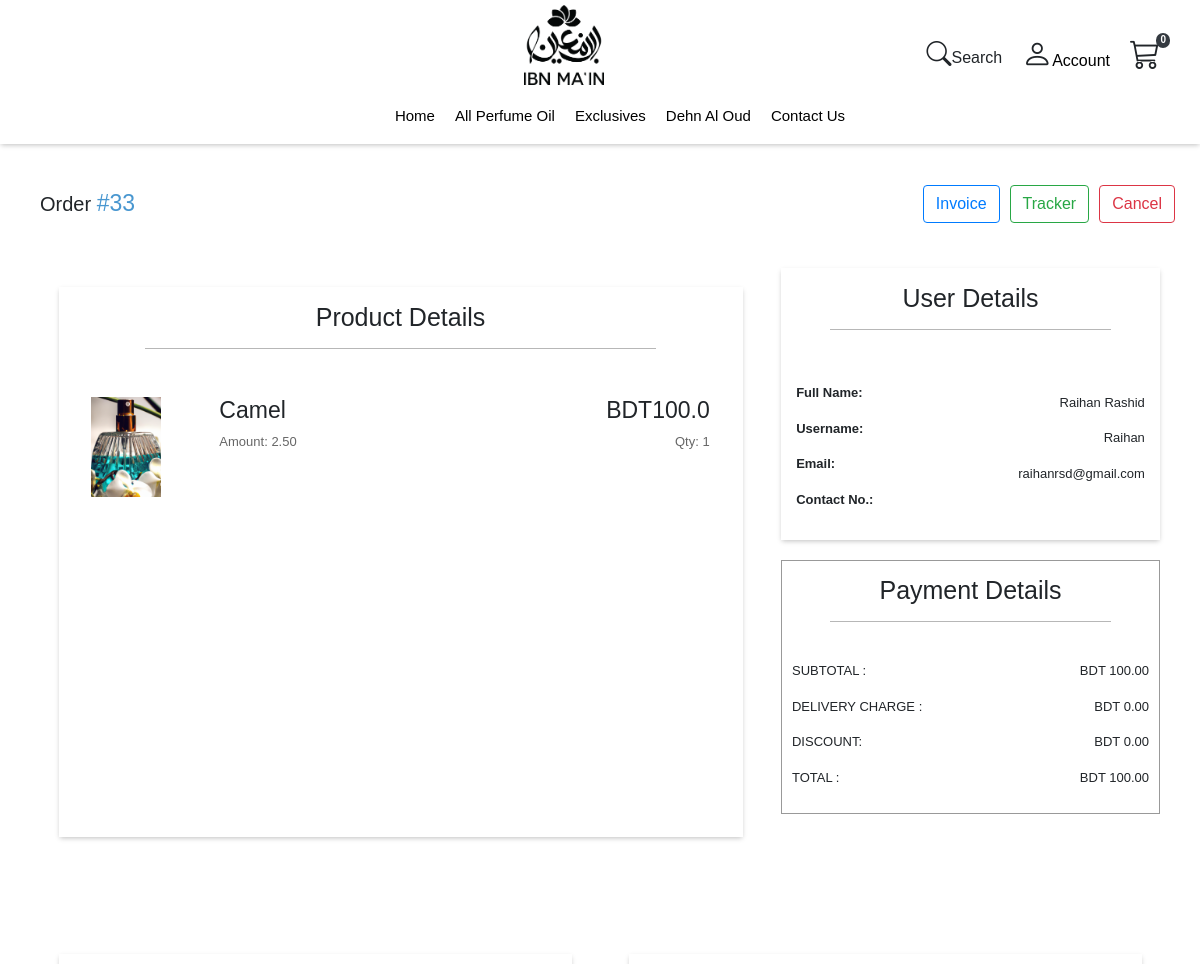
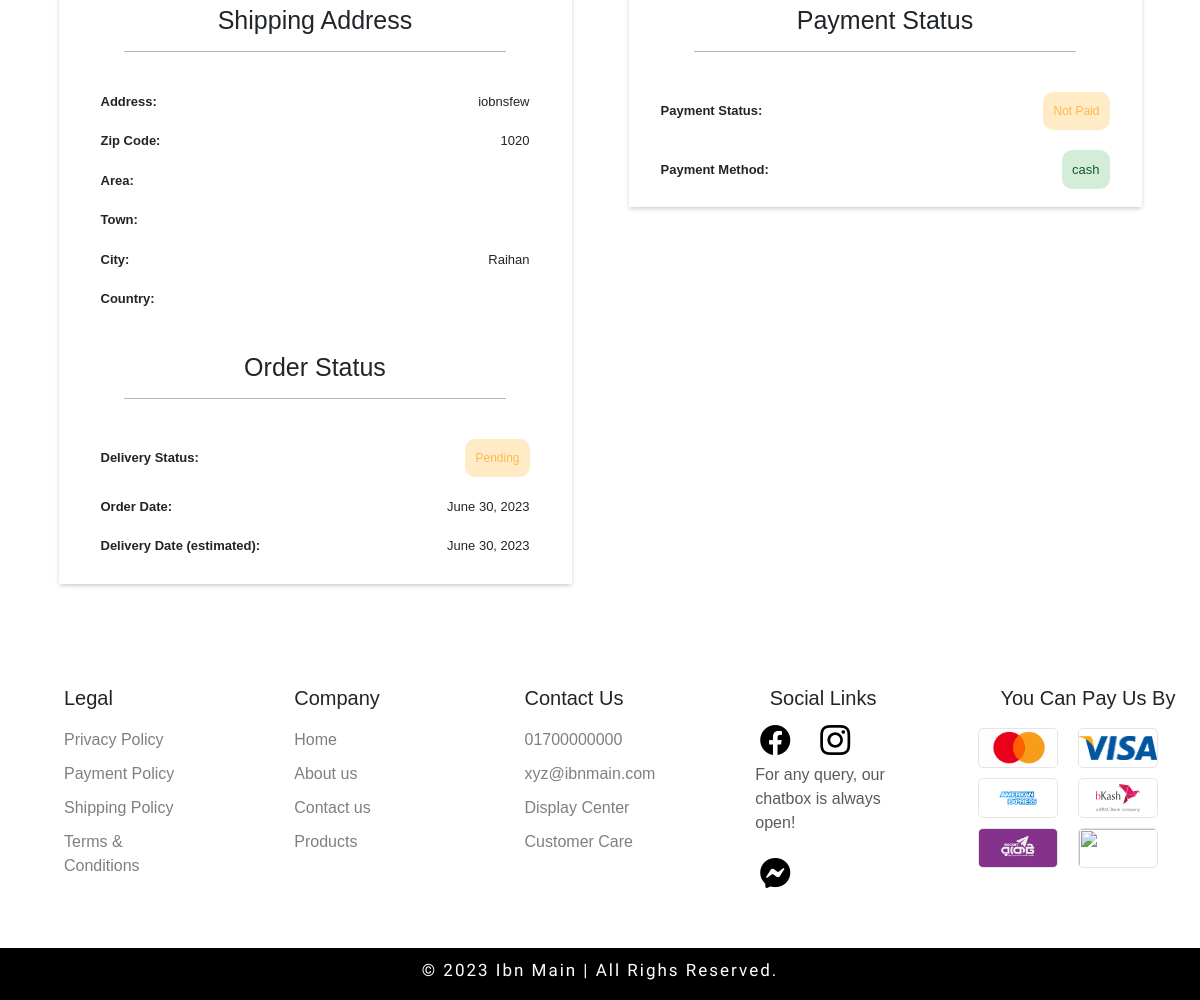
The app's page /admin_page/55245/show_order/33 (signed in) with its own data (2 pictures, top to bottom).
### basic/models.py (models this page shows, shortened)
class Order(models.Model):
    order = models.CharField(max_length=5000)
    total_price = models.DecimalField(max_digits=30, decimal_places=2, default="100")
    payment_method = models.CharField(max_length=100, default="Cash On Delivery")
    delivery_charge = models.DecimalField(max_digits=20, decimal_places=2, default="0.00")
    promo_discount = models.DecimalField(max_digits=30, decimal_places=2, default="0.00")
    name = models.CharField(max_length=300)
    address = models.CharField(max_length=300)
    phone = models.CharField(max_length=20)
    email = models.CharField(max_length=200)
    transaction_id = models.CharField(max_length=500, default="none")
    city = models.CharField(max_length=200)
    zip = models.CharField(max_length=10)
    is_paid = models.BooleanField(default=False)
    status = models.CharField(max_length=20, default="not delivered")
    reason_for_cancellation = models.CharField(max_length=200, default="none")

class User(AbstractUser):
    status = models.CharField(max_length=100, default="user")
    img = models.ImageField(null=True, blank=True,upload_to="images/")
    full_name = models.CharField(max_length=1000, default="Raihan Rashid")
    contact = models.CharField(max_length=20, unique=True)
    gender = models.CharField(max_length=6, default="male")
    points = models.IntegerField(default=0)
    has_shipping = models.BooleanField(default = False)
    default_shipping_id = models.IntegerField(default=0)
    otp = models.IntegerField(blank=True, null=True)
    otp_last_created = models.DateTimeField(default=datetime.datetime.now())
    contact_verified = models.BooleanField(default=False)

class Tracker(models.Model):
    order = models.ForeignKey(Order, on_delete=models.CASCADE)
    email = models.CharField(max_length=100)
    desc = models.CharField(max_length=5000)
    progress = models.IntegerField(default="0")
    order_date = models.DateField(editable = True, auto_now_add=True)
    delivary_date = models.DateField(blank=True, default=datetime.date.today())

### basic/views.py (the view)
# urls.py: path("show_order/<int:order_id>", views.show_order, name="show_order_user"),
@login_required(login_url='login')
def show_order(request, order_id):
    order = Order.objects.get(pk=order_id)
    order_data = order.order
    order_dict = json.loads(order_data)
    order_tracker = Tracker.objects.get(order=order)
    for ordr in order_dict:
        amount = order_dict[ordr][3]
        amount_arr = order_dict[ordr][5]
        price_arr = order_dict[ordr][7]
        for i in range(len(amount_arr)):
            if float(amount) == float(amount_arr[i]):
                order_dict[ordr].append(
                    float(price_arr[i]) * int(order_dict[ordr][0]))
    user = None
    if UserOrder.objects.filter(order=order):
        user_order_data = UserOrder.objects.get(order=order)
        user = user_order_data.user
    product_price = order.total_price + order.promo_discount - order.delivery_charge
    return render(request, "basic/order.html", {
        "orders": order_dict,
        "main_order": order,
        "user_of_order": user,
        "product_price": product_price,
        "tracker": order_tracker,
    })

### basic/templates/basic/order.html (shortened to what this page needs)
{% extends "basic/layout.html" %}
{% load static %}
{% block body %}
<div class="order-heading-div">
    <div class="order-h1">
        <h1 class="order-heading">Order <span class="order-heading-id">#{{ main_order.id }}</span></h1>
    </div>
    <div class="order-buttons-div">
        <button class="btn btn-outline-primary">Invoice</button>
        <button class="btn btn-outline-success">Tracker</button>
        <a href="{% url 'cancel_order' main_order.id %}"><button class="btn btn-outline-danger" >Cancel</button></a>
    </div>
</div>
<div class="order-page-main-div">
    <div class="order-page-secondary-div">
        <div class="order-details">
            <div class="cart-heading-1">
                <h1 class="cart-h1">Product Details</h1>
                <hr class="cart-hr">
            </div>
            {% for key, value in orders.items %}
            <div class="individual-order">
                <div class="individual-order-div-1">
                    <div class="individual-order-div-img">
                        <img src="{{ value.9 }}" alt="The image doesn't exist">
                    </div>
                    <div class="individual-order-div-content">
                        <h3 class="inside-div-h3">{{ value.1 }}</h3>
                        <p>Amount: {{ value.3 }}</p>
                    </div>
                </div>
                <div class="individual-order-div-2">
                    <h3 class="inside-div-h3">BDT{{ value.10 }}</h3>
                    <p>Qty: {{ value.0 }}</p>
                </div>
            </div>
            {% endfor %}
        </div>
        <div class="order-page-another-div">
            <div class="user-details">
                <div class="cart-heading-1">
                    <h1 class="cart-h1">User Details</h1>
                    <hr class="cart-hr">
                </div>
                <div class="user-details-inner-div">
                    <div class="inner-div-1">
                        <p><b>Full Name:</b></p>
                        <p><b>Username:</b></p>
                        <p><b>Email:</b></p>
                        <p><b>Contact No.:</b></p>
                    </div>
                    <div class="inner-div-2">
                        <p>{{user_of_order.full_name}}</p>
                        <p>{{user_of_order.username}}</p>
                        <p>{{user_of_order.email}}</p>
                    </div>
                </div>
            </div>
            <div class="total-price-div-bounds">
                <div class="cart-heading-1">
                    <h1 class="cart-h1">Payment Details</h1>
                    <hr class="cart-hr">
                </div>
                <div class="total-price-div">
                    <div class="total-price-div-3">
                        <div class="total-price-div-1">
                            <p>SUBTOTAL :</p>
                            <p>DELIVERY CHARGE : </p>
                            <p>DISCOUNT: </p>
                            <p>TOTAL :</p>
                        </div>
                        <div class="total-price-div-2">
                            <p id="subtotal_price_span">BDT {{ product_price }}</p>
                            <p id="delivery-charge-price-span">BDT {{ main_order.delivery_charge }}</p>
                            <p id="discount-price-span">BDT {{ main_order.promo_discount }}</p>
                            <p id="total_price_span">BDT {{ main_order.total_price }}</p>
                        </div>
                    </div>
                </div>
            </div>
        </div>
    </div>
    <div class="order-page-sub-main-div">
        <div class="address-and-status">
            <div class="shipping-address">
                <div class="cart-heading-1">
                    <h1 class="cart-h1">Shipping Address</h1>
                    <hr class="cart-hr">
                </div>
                <div class="shipping-address-contents">
                    <div class="address-address"><p><b>Address:</b></p><p>{{ main_order.address }}</p></div>
                    <div class="address-address"><p><b>Zip Code:</b></p><p>{{ main_order.zip }}</p></div>
                    <div class="address-address"><p><b>Area:</b></p><p>{{ main_order.area }}</p></div>
                    <div class="address-address"><p><b>Town:</b></p><p>{{ main_order.town }}</p></div>
                    <div class="address-address"><p><b>City:</b></p><p>{{ main_order.city }}</p></div>
                    <div class="address-address"><p><b>Country:</b></p><p>{{ main_order.country }}</p></div>
                </div>
            </div>
            <div class="order-status">
                <div class="cart-heading-1">
                    <h1 class="cart-h1">Order Status</h1>
                    <hr class="cart-hr">
                </div>
                {% if main_order.status == "not delivered" %}
                <div class="address-address"><p><b>Delivery Status:</b></p><p class="custom-not-done">Pending</p></div>
                {% elif main_order.status == "delivered" %}
                <div class="address-address"><p><b>Delivery Status:</b></p><p class="custom-done">Delivered</p></div>
                {% else %}
                    <div class="address-address"><p><b>Delivery Status:</b></p><p class="custom-cancel">Cancelled</p></div>
                {% endif %}
                <div class="address-address"><p><b>Order Date:</b></p><p>{{ tracker.order_date }}</p></div>
                <div class="address-address"><p><b>Delivery Date (estimated):</b></p><p>{{ tracker.delivary_date }}</p></div>
            </div>
        </div>
        <div class="payment-nice-status">
            <div class="cart-heading-1">
                <h1 class="cart-h1">Payment Status</h1>
                <hr class="cart-hr">
            </div>
            {% if main_order.is_paid %}
            <div class="address-address"><p><b>Payment Status:</b></p><p class="custom-done">Paid</p></div>
            {% else %}
            <div class="address-address"><p><b>Payment Status:</b></p><p class="custom-not-done">Not Paid</p></div>
            {% endif %}
            <div class="address-address"><p><b>Payment Method:</b></p><p class="custom-done">{{ main_order.payment_method }}</p></div>
        </div>
    </div>
</div>
{% endblock %}

### basic/templates/basic/layout.html (shortened to what this page needs)
{% load static %}
<!DOCTYPE html>
<html lang="en">
<head>
    <link rel="stylesheet" href="https://stackpath.bootstrapcdn.com/bootstrap/4.4.1/css/bootstrap.min.css"
>
    <link rel="stylesheet" href="https://cdn.jsdelivr.net/npm/bootstrap-icons@1.9.1/font/bootstrap-icons.css">
    <link href="{% static 'basic/styles.css' %}" rel="stylesheet">
    <link rel="stylesheet" href="https://cdn.jsdelivr.net/npm/swiper@9/swiper-bundle.min.css" />
</head>
<body>
    <header class="main_header">
        <a class="navbar_brand" href="{% url 'home' %}">
            <img src="{% static 'basic/images/logo.png' %}" width="80" height="80" class="d-inline-block align-top"
                alt="">
        </a>
        <div class="nav_stuffs">
            <div class="search_icon_1">
                <i class="bi bi-search search_icon src-search-1" onclick="show_search_bar()"><span
                        class="nav-writing search-nav-writeup"> Search</span></i>
            </div>
            <span>
                {% if not user.is_authenticated %}
                <i class="bi bi-person sign_in_icon" onclick="show_account_div()"><span
                        class="nav-writing account-nav-writeup">Sign In</span></i>
                {% else %}
                <i class="bi bi-person sign_in_icon" onclick="show_account_div()"><span
                        class="sign_in nav-writing account-nav-writeup"> Account</span></i>
                {% endif %}
            </span>
            <a class="nav_shop_cart_link" onclick="show_cart_div()"><i class="bi bi-cart3 shop_cart"></i><span
                    class="badge rounded-pill bg-dark">
                    <span id="nav_cart">0</span>
                </span>
            </a>
        </div>
    </header>
    <nav class="my_nav">
        <div class="n">
            <ul class="nav_ul">
                <li class="nav_li">
                    <a class="nav_lnk" href="{% url 'home' %}">Home</a>
                </li>
                <li class="nav_li">
                    <a class="nav_lnk" href="{% url 'index' %}">All Perfume Oil</a>
                </li>
                <li class="nav_li">
                    <a class="nav_lnk" href="{% url 'exclusive' %}">Exclusives</a>
                </li>
                <li class="nav_li">
                    <a class="nav_lnk" href="#">Dehn Al Oud</a>
                </li>
                <li class="nav_li">
                    <a class="nav_lnk" href="{% url 'contact_us' %}">Contact Us</a>
                </li>
            </ul>
    </nav>
    <div class="spacer"></div>
    {% block body %}
    {% endblock %}
    <div class="my-footer">
        <footer>
            <div class="footer_div">
                <h3>Legal</h3>
                <ul>
                    <li><a href="/aboutus#PrivacyPolicy">Privacy Policy</a></li>
                    <li><a href="/aboutus#PaymentPolicy">Payment Policy</a></li>
                    <li><a href="/aboutus#ShippingPolicy">Shipping Policy</a></li>
                    <li><a href="/aboutus#TermsAndConditions">Terms & Conditions</a></li>
                </ul>
            </div>
            <div class="footer_div">
                <h3>Company</h3>
                <ul>
                    <li><a href="{% url 'home' %}">Home</a></li>
                    <li><a href="{% url 'aboutus' %}">About us</a></li>
                    <li><a href="{% url 'contact_us' %}">Contact us</a></li>
                    <li><a href="#">Products</a></li>
                </ul>
            </div>
            <div class="footer_div">
                <h3>Contact Us</h3>
                <ul>
                    <li><a href="tel:+1234567890">01700000000</a></li>
                    <li><a href="mailto:xyz@ibnmain.com">xyz@ibnmain.com</a></li>
                    <li><a href="">Display Center</a></li>
                    <li><a href="">Customer Care</a></li>
                </ul>
            </div>
            <div class="footer_div">
                <h3 class="social_heading">Social Links</h3>
                <div class="social-icons">
                    <div>
                        <a href=""><i class="bi bi-facebook"></i></a>
                        <a href=""><i class="bi bi-instagram"></i></a>
                    </div>
                    <div style="display: block;">
                        <p style="opacity: 0.75; margin-left: 10px;">For any query, our chatbox is always open!</p>
                        <a href=""><i class="bi bi-messenger"></i></a>
                    </div>
                </div>
            </div>
            <div class="payment-div">
                <h3>You Can Pay Us By</h3>
                <div class="img-div">
                    <img src="{% static 'basic/images/Mastercard.png' %}" alt="">
                    <img src="{% static 'basic/images/visa.png' %}" alt="">
                    <img src="{% static 'basic/images/ame.png' %}" alt="">
                    <img src="{% static 'basic/images/bkash.svg' %}" alt="" style="object-fit:cover;">
                    <img src="{% static 'basic/images/rocket.png' %}" alt="">
                    <img src="{% static 'basic/images/nagad.png' %}" alt="">
                </div>
            </div>
        </footer>
    </div>
    <div class="ending">
        <p>© 2023 Ibn Main | All Righs Reserved.</p>
    </div>
</body>
</html>

### records on screen
Order: id "33", delivery_charge "0.00", promo_discount "0.00", total_price "100.00", address "iobnsfew", zip "1020", city "Raihan", payment_method "cash"
User: full_name "Raihan Rashid", username "Raihan", email "raihanrsd@gmail.com"
Tracker: order_date "June 30, 2023", delivary_date "June 30, 2023"

### other values on screen
{{ value.1 }} "Camel"
{{ value.3 }} "2.50"
{{ value.10 }} "100.0"
{{ value.0 }} "1"
{{ product_price }} "100.00"
